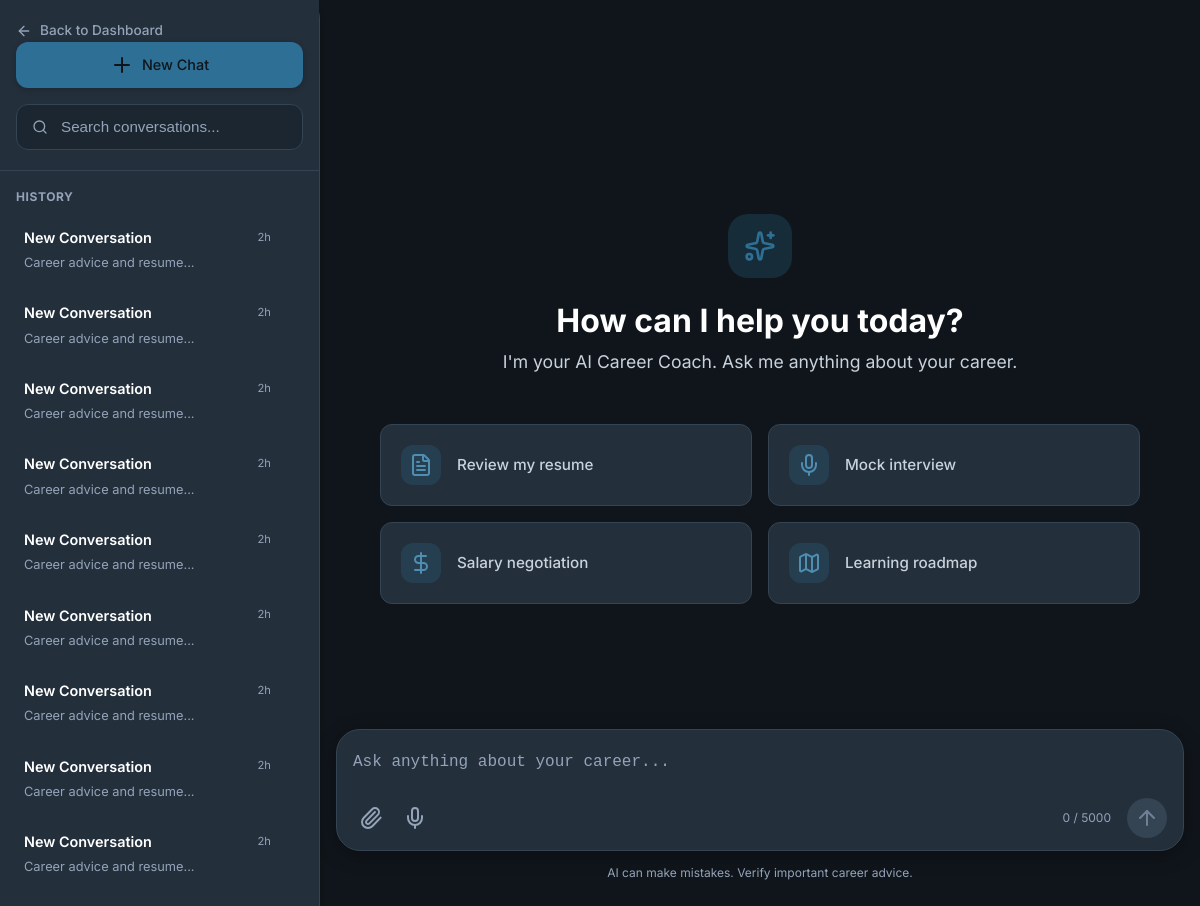
The app's page /chat/ (signed in) with its own data.
### tables this page shows
CREATE TABLE chat_sessions (
            session_id TEXT PRIMARY KEY,
            user_id INTEGER NOT NULL,
            title TEXT DEFAULT 'New Conversation',
            is_pinned INTEGER DEFAULT 0,
            is_archived INTEGER DEFAULT 0,
            created_at TIMESTAMP DEFAULT CURRENT_TIMESTAMP,
            updated_at TIMESTAMP DEFAULT CURRENT_TIMESTAMP,
            FOREIGN KEY (user_id) REFERENCES users(id) ON DELETE CASCADE
        );

### backend/routes/chat.py (the view)
@chat_bp.route('/')
@login_required
def index():
    user_id = session['user_id']
    session_id = request.args.get('session_id')
    if not session_id:
        session_id = ChatModel.generate_session_id()
    messages = ChatModel.get_session(session_id)
    sessions = ChatModel.get_user_sessions(user_id, module='career_coach')
    suggestions = get_suggested_questions('general')
    return render_template('chat/index.html',
                         session_id=session_id,
                         messages=messages,
                         sessions=sessions,
                         suggestions=suggestions)

### backend/database/db.py (called while the page is built)
def get_db_path() -> str:
    base_dir = os.path.dirname(os.path.dirname(os.path.dirname(os.path.abspath(__file__))))
    return os.path.join(base_dir, DATABASE_PATH)

def get_connection(db_path: Optional[str] = None) -> sqlite3.Connection:
    path = db_path or get_db_path()
    conn = sqlite3.connect(path)
    conn.row_factory = sqlite3.Row
    conn.execute("PRAGMA foreign_keys = ON")
    conn.execute("PRAGMA journal_mode = WAL")
    return conn

@contextmanager
def get_db(db_path: Optional[str] = None):
    conn = get_connection(db_path)
    try:
        yield conn
        conn.commit()
    except Exception:
        conn.rollback()
        raise
    finally:
        conn.close()

def execute_query(query: str, params: tuple = (), db_path: Optional[str] = None) -> list[dict]:
    from backend.utils.logger import db_logger
    import time
    start = time.time()
    with get_db(db_path) as db:
        cursor = db.execute(query, params)
        rows = cursor.fetchall()
        duration = int((time.time() - start) * 1000)
        table = query.split('FROM')[1].split('WHERE')[0].strip() if 'FROM' in query else 'unknown'
        log_msg = f"\n[DB]\nSELECT\n{table}\nRows:{len(rows)}\n{duration} ms"
        db_logger.info(log_msg)
        return [dict(row) for row in rows]

### backend/models/chat.py (called while the page is built)
    @staticmethod
    def get_session(session_id: str) -> list[dict]:
        return execute_query(
            "SELECT * FROM chat_history WHERE session_id = ? ORDER BY created_at ASC",
            (session_id,)
        )

    @staticmethod
    def get_user_sessions(user_id: int, module: str = None) -> list[dict]:
        return execute_query(
            """
            SELECT
                cs.session_id,
                cs.title,
                cs.is_pinned,
                cs.is_archived,
                cs.created_at as session_created_at,
                cs.updated_at,
                MIN(ch.created_at) as started_at,
                MAX(ch.created_at) as last_message,
                COUNT(ch.id) as message_count
            FROM chat_sessions cs
            LEFT JOIN chat_history ch ON cs.session_id = ch.session_id
            WHERE cs.user_id = ? AND cs.is_archived = 0
            GROUP BY cs.session_id
            ORDER BY cs.is_pinned DESC, cs.updated_at DESC
            """,
            (user_id,)
        )

    @staticmethod
    def generate_session_id() -> str:
        return str(uuid.uuid4())

### templates/chat/index.html (shortened to what this page needs)
{% extends "base.html" %}
{% block extra_css %}
<link rel="stylesheet" href="{{ url_for('static', filename='css/chat-premium.css') }}">
<link rel="stylesheet" href="https://cdnjs.cloudflare.com/ajax/libs/highlight.js/11.7.0/styles/atom-one-dark.min.css">
{% endblock %}
{% block body %}
<div class="chat-app-layout">
    <aside class="chat-app-sidebar">
        <div class="sidebar-header">
            <a href="{{ url_for('dashboard.index') }}" class="back-to-dash">
                <i data-lucide="arrow-left" style="width:16px;height:16px;"></i> Back to Dashboard
            </a>
            <button class="btn btn-primary w-100 mt-3 d-flex align-items-center justify-content-center gap-2 new-chat-btn" onclick="startNewChat()">
                <i data-lucide="plus"></i> New Chat
            </button>
            <div class="chat-search-wrapper mt-3">
                <input type="text" id="chatSearch" class="form-control" placeholder="Search conversations...">
            </div>
        </div>
        <div class="sidebar-conversations" id="chatSessionsList">
            {% if sessions %}
                <div class="chat-group-title">History</div>
                <div class="sessions-list">
                    {% for session_item in sessions %}
                    <a href="{{ url_for('chat.index', session_id=session_item.session_id) }}" class="session-card {% if session_item.session_id == session_id %}active{% endif %}" data-session-id="{{ session_item.session_id }}" data-title="{{ session_item.title|default('Conversation') }}">
                        <div class="session-card-content">
                            <div class="session-title-row">
                                <span class="session-title">
                                    {{ session_item.title|default('New Conversation') }}
                                </span>
                                <span class="session-time">2h</span>
                            </div>
                            <div class="session-preview">Career advice and resume...</div>
                        </div>
                    </a>
                    {% endfor %}
                </div>
            {% else %}
                <div class="text-muted text-center" style="font-size: 0.85rem; padding: 2rem 0;">No conversation history</div>
            {% endif %}
        </div>
    </aside>
    <main class="chat-app-main">
        <div class="chat-messages" id="chatMessages">
            {% if not messages %}
                <div class="chat-empty-state">
                    <div class="empty-icon-wrapper">
                        <i data-lucide="sparkles" style="width:32px;height:32px;color:var(--primary);"></i>
                    </div>
                    <h2>How can I help you today?</h2>
                    <p class="empty-subtitle">I'm your AI Career Coach. Ask me anything about your career.</p>
                    <div class="empty-suggestions">
                        <div class="suggestion-card" onclick="setPrompt('Can you review my resume for a Senior Software Engineer role?')">
                            <div class="sugg-icon"><i data-lucide="file-text"></i></div>
                            <div class="sugg-text">Review my resume</div>
                        </div>
                        <div class="suggestion-card" onclick="setPrompt('Let\'s do a mock interview for a Product Manager position.')">
                            <div class="sugg-icon"><i data-lucide="mic"></i></div>
                            <div class="sugg-text">Mock interview</div>
                        </div>
                        <div class="suggestion-card" onclick="setPrompt('What is the best way to negotiate a 20% salary increase?')">
                            <div class="sugg-icon"><i data-lucide="dollar-sign"></i></div>
                            <div class="sugg-text">Salary negotiation</div>
                        </div>
                        <div class="suggestion-card" onclick="setPrompt('Create a 3-month learning roadmap to transition to AI Engineering.')">
                            <div class="sugg-icon"><i data-lucide="map"></i></div>
                            <div class="sugg-text">Learning roadmap</div>
                        </div>
                    </div>
                </div>
            {% endif %}
        </div>
        <div class="chat-input-container">
            <div class="chat-input-box">
                <form id="chatForm" class="w-100">
                    <textarea id="chatInput" class="app-input-field" placeholder="Ask anything about your career..." rows="1" required></textarea>
                    <div class="input-actions-row">
                        <div class="input-tools">
                            <button type="button" class="tool-btn" title="Attach file"><i data-lucide="paperclip"></i></button>
                            <button type="button" class="tool-btn" title="Voice Input"><i data-lucide="mic"></i></button>
                        </div>
                        <div class="input-send-wrapper">
                            <span id="charCounter" class="char-counter">0 / 5000</span>
                            <button type="submit" id="sendBtn" class="send-btn circular" title="Send message" disabled>
                                <i data-lucide="arrow-up"></i>
                            </button>
                        </div>
                    </div>
                </form>
            </div>
            <div class="disclaimer-text">AI can make mistakes. Verify important career advice.</div>
        </div>
    </main>
</div>
{% endblock %}

### static/css/main.css (style rules this page uses)
:root { --primary: #2E6F95; --primary-light: #4F8DB1; --primary-dark: #1E5678; --primary-glow: rgba(46, 111, 149, 0.25); --accent: #D9A441; --accent-light: #E8C66D; --accent-dark: #B98524; --accent-glow: rgba(217, 164, 65, 0.20); --bg-primary: #10151B; --bg-secondary: #17212B; --bg-tertiary: #202B36; --bg-card: #232F3B; --bg-card-hover: #2A3847; --bg-input: #1B2631; --bg-glass: rgba(35, 47, 59, 0.70); --text-primary: #FFFFFF; --text-secondary: #C8D2DC; --text-tertiary: #94A3B8; --text-muted: #718096; --border: #344452; --border-light: rgba(255,255,255,0.05); --border-active: var(--primary); --success: #3BA55C; --warning: #F4B942; --danger: #E25555; --info: #5DA9E9; --shadow-sm: 0 2px 6px rgba(0,0,0,.18); --shadow-md: 0 8px 24px rgba(0,0,0,.28); --shadow-lg: 0 18px 50px rgba(0,0,0,.45); --shadow-glow: 0 0 35px rgba(46,111,149,.18); --shadow-card: inset 0 1px 0 rgba(255,255,255,.03); --glass-bg: rgba(35,47,59,.65); --glass-border: rgba(255,255,255,.08); --glass-blur: blur(24px); --font-primary: "Inter", -apple-system, BlinkMacSystemFont, "Segoe UI", sans-serif; --font-mono: "JetBrains Mono", monospace; --sidebar-width: 270px; --navbar-height: 72px; --radius-xs: 4px; --radius-sm: 8px; --radius-md: 12px; --radius-lg: 18px; --radius-xl: 24px; --radius-2xl: 32px; --radius-full: 999px; --transition-fast: .15s ease; --transition-normal: .30s ease; --transition-slow: .50s ease; --gradient-primary: linear-gradient( 135deg, #2E6F95 0%, #4F8DB1 100% ); --gradient-accent: linear-gradient( 135deg, #D9A441 0%, #E8C66D 100% ); --gradient-card: linear-gradient( 180deg, rgba(255,255,255,.03), rgba(255,255,255,.01) ); --gradient-bg: radial-gradient( circle at top right, rgba(46,111,149,.08), transparent 40% ), radial-gradient( circle at bottom left, rgba(217,164,65,.05), transparent 35% ); --btn-primary-bg: var(--gradient-primary); --btn-primary-hover: linear-gradient( 135deg, #3C7CA3, #5C99BD ); --btn-primary-text: #FFFFFF; --btn-secondary-bg: var(--gradient-accent); --btn-secondary-text: #1A1A1A; --hero-overlay: linear-gradient( 135deg, rgba(16,21,27,.92), rgba(23,33,43,.90) ); --chart-1: #2E6F95; --chart-2: #D9A441; --chart-3: #5DA9E9; --chart-4: #6BCB77; --chart-5: #F4B942; --chart-6: #E25555; --scrollbar-bg: #17212B; --scrollbar-thumb: #344452; --scrollbar-hover: #2E6F95; }
*, *::before, *::after { margin: 0; padding: 0; box-sizing: border-box; }
html { scroll-behavior: smooth; -webkit-font-smoothing: antialiased; -moz-osx-font-smoothing: grayscale; }
body { font-family: var(--font-primary); background: var(--bg-primary); color: var(--text-primary); line-height: 1.6; min-height: 100vh; overflow-x: hidden; }
a { color: var(--primary-light); text-decoration: none; transition: color var(--transition-fast); }
h1, h2, h3, h4, h5, h6 { font-weight: 700; line-height: 1.2; margin-bottom: 0.5em; color: var(--text-primary); }
h2 { font-size: 2rem; }
p { color: var(--text-secondary); margin-bottom: 1rem; }
.gap-2 { gap: 1rem; }

### static/css/components.css (style rules this page uses)
.btn { display: inline-flex; align-items: center; justify-content: center; gap: 0.5rem; padding: 0.65rem 1.5rem; font-family: var(--font-primary); font-size: 0.9rem; font-weight: 600; border: none; border-radius: var(--radius-sm); cursor: pointer; transition: all var(--transition-fast); text-decoration: none; white-space: nowrap; }
.btn-primary { background: var(--primary); color: var(--bg-primary); box-shadow: var(--shadow-sm); }

### static/css/pages.css (style rules this page uses)
.chat-messages { flex: 1; padding: 1.5rem; overflow-y: auto; }

### records on screen
chat_sessions: title "New Conversation"
chat_sessions: title "New Conversation"
chat_sessions: title "New Conversation"
chat_sessions: title "New Conversation"
chat_sessions: title "New Conversation"
chat_sessions: title "New Conversation"
chat_sessions: title "New Conversation"
chat_sessions: title "New Conversation"
chat_sessions: title "New Conversation"
